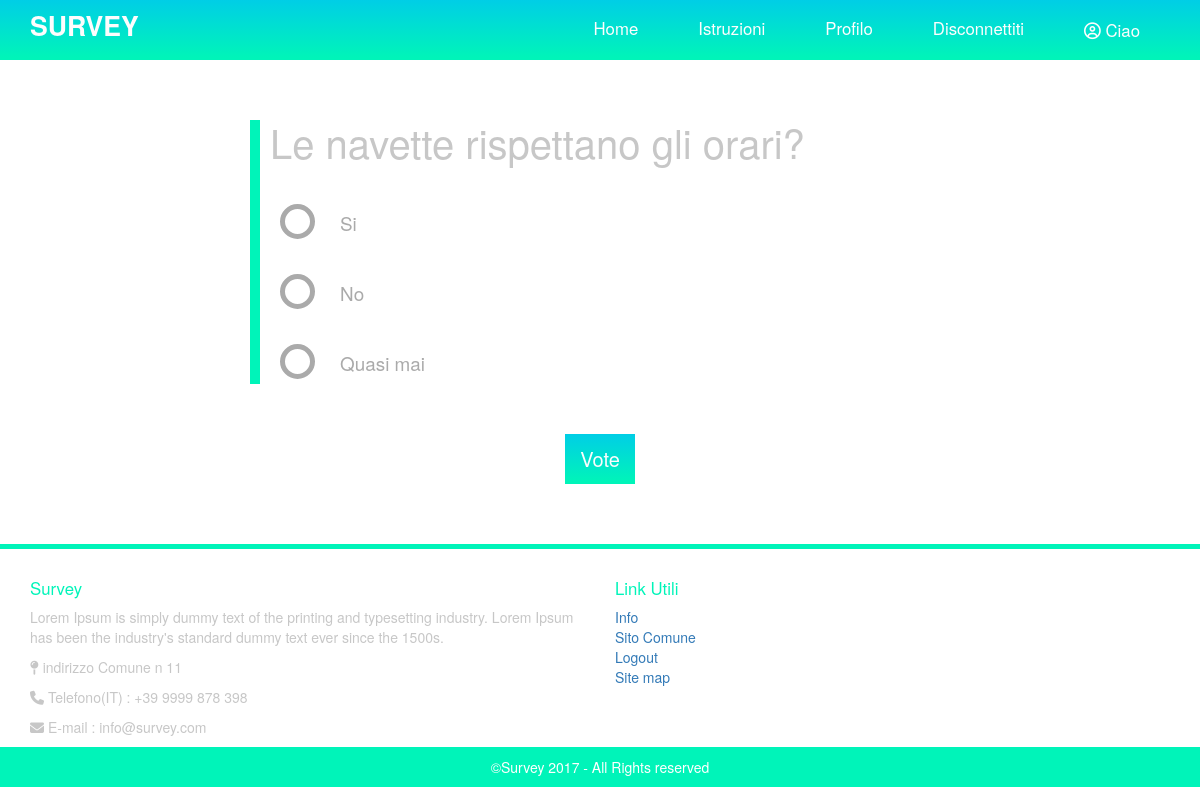
The app's page /question/4/6/14/ (signed in) with its own data.
### Survey/models.py (models this page shows, shortened)
class Question(models.Model):
    question_text = models.CharField(max_length=255)
    answer_1 = models.CharField(max_length=255)
    answer_2 = models.CharField(max_length=255)
    answer_3 = models.CharField(max_length=255)
    votes_1 = models.IntegerField(default = 0)
    votes_2 = models.IntegerField(default = 0)
    votes_3 = models.IntegerField(default = 0)
    pub_date = models.DateTimeField('date published')
    topic_id = models.ForeignKey(Topic, on_delete=models.CASCADE)
    __original = None
    def __init__(self, *args, **kwargs):
        super(Question, self).__init__(*args, **kwargs)
        self.__original = [self.answer_1,self.answer_2,self.answer_3,self.question_text]

### Survey/views.py (the view, shortened to what this page needs)
# urls.py: url(r'^question/(?P<survey_id>[0-9]+)/(?P<topic_id>[0-9]+)/(?P<question_id>[0-9]+)/$', views.question, name='question'),
def question(request, survey_id, topic_id, question_id):
    if request.user.is_authenticated():
        survey = get_object_or_404(Survey, pk = survey_id)
        try:
            topic = survey.topic_set.get(pk = topic_id)
            newtopics = survey.topic_set.filter(pk__gt = topic_id)
        except Topic.DoesNotExist:
            raise Http404("No Topic matches the given query")
        try:
            question = topic.question_set.get(id = question_id)
            remaining_questions = topic.question_set.filter(id__gt = question_id).exclude(Q(subscribedsurveyquestion__questionId = question_id) | Q(subscribedsurveyquestion__username = request.user))
            newtopic = False
            if remaining_questions.exists():
                nextquestion = remaining_questions[0]
        except Question.DoesNotExist:
            raise Http404("No Question matches the given query")
        if(SubscribedSurveyQuestion.objects.filter(username = request.user, questionId = question_id, surveyId = survey_id).exists()):
            if not newtopic:
                return HttpResponseRedirect(reverse('question', args=(survey.id, topic.id, nextquestion.id,)))
            else:
                return HttpResponseRedirect(reverse('question', args=(survey.id, newtopic.id, nextquestion.id,)))
        return render (request, 'question.html', {
            'survey'       : survey,
            'topic'        : topic,
            'question'     : question,
            'nextquestion' : nextquestion,
            'newtopic'     : newtopic
            })
    else:
        return HttpResponseRedirect(reverse('login'))

### Survey/models.py (called while the page is built)
    def get_short_name(self):
        return self.first_name

### templates/question.html (shortened to what this page needs)
{% extends 'base.html' %}
{% block content %}
<div class="question">
	<form action="{% url 'vote' question.id %}" method = "post">
    <div class="question-container">
        <h2>{{ question.question_text }}</h2>
        <ul>
          <li>
              <label for="f-option">{{ question.answer_1 }}</label>
            <div class="check"></div>
          </li>
          <li>
              <label for="s-option">{{ question.answer_2 }}</label>
            <div class="check"></div>
          </li>
          <li>
              <label for="t-option">{{ question.answer_3 }}</label>
            <div class="check"></div>
          </li>
        </ul>
    </div>
    <input id="vote-btn" type="submit" value="Vote" disabled="disabled"/>
	</form>
</div>
{% endblock %}

### Survey/static/css/style.css (style rules this page uses)
.question-container { width: 700px; height: auto; margin: 50px auto; float: none; border-left: 10px solid #00F4B9; }
.question-container h2 { font-size: 40px; text-align: left; padding-left: 10px; }
.question-container ul { list-style: none; margin: 0; padding: 0; overflow: auto; }
.question-container ul li { color: #aaaaaa; display: block; position: relative; float: left; width: 100%; height: 70px; }
.question-container ul li label { display: block; position: relative; font-weight: 400; font-size: 1.35em; text-align: left; padding: 25px 25px 25px 80px; margin: 10px auto; height: 30px; z-index: 9; cursor: pointer; -webkit-transition: all 0.25s linear; }
.question-container ul li .check { display: block; position: absolute; border: 5px solid #aaaaaa; border-radius: 100%; height: 35px; width: 35px; top: 30px; left: 20px; z-index: 5; transition: border 0.25s linear; -webkit-transition: border 0.25s linear; }
.question-container ul li .check::before { display: block; position: absolute; content: ""; border-radius: 100%; height: 15px; width: 15px; top: 5px; left: 5px; margin: auto; transition: background 0.25s linear; -webkit-transition: background 0.25s linear; }
#vote-btn { height: 50px; width: 70px; border: none; background-image: linear-gradient(-180deg, #00CEE6 0%, #00F4B9 95%)!important; color: #fcfcfc; font-size: 20px; font-weight: 400; margin-bottom: 40px; }

### records on screen
Question: question_text "Le navette rispettano gli orari?", answer_1 "Si", answer_2 "No", answer_3 "Quasi mai"
